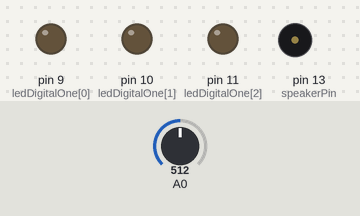
This sketch was run on a simulated Arduino Uno, built with avr-gcc and run on an emulated ATmega328P. Parts: output pins drawn as LEDs (lit = HIGH), buzzer (waves = sounding). The inputs (shaded band) are chosen by the test bench; at power-on: A0 = 512. Pins used as bus, display or sensor lines are not drawn; what the sketch prints to the serial monitor is not drawn.

Above: at 0.06 s.
Timing chart, 0 to 40.0 s (numbered marks = the images above):
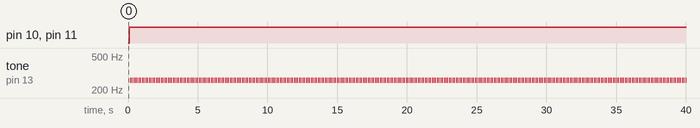

Measured:
- by itself, pin 10 (ledDigitalOne[1]), pin 11 (ledDigitalOne[2]): LOW → HIGH at 0.10 s
- by itself, tone on pin 13 (speakerPin): alternates 261 Hz for 0.04 s and silent for 0.08 s

The sketch:

Team5ArduinoProject1.ino
```cpp
/*     ---------------------------------------------------------
 *     |  Arduino Experimentation Kit Temp Sensor             |
 *     |  CIRC-10 .: Temperature :. (TMP36 Temperature Sensor) |
 *     ---------------------------------------------------------
 *
 *  A simple program to output the current temperature to the IDE's debug window
 *
 *  For more details on this circuit: http://tinyurl.com/c89tvd
 */
\
//TMP36 Pin Variables
int temperaturePin = 0; //the analog pin the TMP36's Vout (sense) pin is connected to
                        //the resolution is 10 mV / degree centigrade
                        //(500 mV offset) to make negative temperatures an option

int ledDigitalOne[] = {9, 10, 11}; //the three digital pins of the digital LED
                                   //9 = redPin, 10 = greenPin, 11 = bluePin

const boolean ON = LOW;     //Define on as LOW (this is because we use a common
                            //Anode RGB LED (common pin is connected to +5 volts))
const boolean OFF = HIGH;   //Define off as HIGH

//Predefined Colors
const boolean RED[] = {ON, OFF, OFF};
const boolean GREEN[] = {OFF, ON, OFF};
const boolean YELLOW[] = {ON, ON, OFF};
const boolean BLACK[] = {OFF, OFF, OFF};

//An Array that stores the predefined colors (allows us to later randomly display a color)
const boolean* COLORS[] = {RED, GREEN, YELLOW, BLACK};


// Initialize the speaker pin. ???
int speakerPin = 13;

int length = 1; //Only one note
char notes[] = "c"; // notes and beats are kept as arrays in case the user wants to adjust the alarm for other purposes.
int beats[] = {1};
int tempo = 20;


void playTone(int tone, int duration) {
  for (long i = 0; i < duration * 1000L; i += tone * 2) {
    digitalWrite(speakerPin, HIGH);
    delayMicroseconds(tone);
    digitalWrite(speakerPin, LOW);
    delayMicroseconds(tone);
  }
}

void playNote(char note, int duration) {
  char names[] = {'c'};
  int tones[] = {1915};
// play the tone corresponding to the note name
  for (int i = 0; i < 1; i++) {
    if (names[i] == note) {
      playTone(tones[i], duration);
    }
  }
}

void setup()
{
  Serial.begin(9600);  //Start the serial connection with the copmuter
                       //The temperature can be monitored by opening the serial monitor.

   for(int i = 0; i < 3; i++){
   pinMode(ledDigitalOne[i], OUTPUT);   //Set the three LED pins as outputs
  }
  // Set up output pin for the piezo element
  pinMode(speakerPin, OUTPUT);
}

void loop()                     // run over and over again
{
   float temperature = getVoltage(temperaturePin);  //getting the voltage reading from the temperature sensor
   temperature = (temperature - .5) * 100;          //converting from 10 mv per degree with 500 mV offset;to degrees ((volatge - 500mV) times 100)
   Serial.println(temperature);                     //printing the result
   delay(100); // this provides ample time for . . .


/*
 * The following branching statements are used by the program to execute a certain task
 * base on the current temperature.
 */
   if ((temperature > 21.0) && (temperature < 29.0)) { //This range is the "safe range" for temperature.
    setColor(ledDigitalOne, GREEN);
   }
   else if (((temperature > 20.0) && (temperature < 20.9)) || ((temperature > 29.1) && (temperature < 30.0))) {
    // The following four lines set the RGB LED to YELLOW for 500 milliseconds, then to BLACK for 500 milliseconds.
    // This essentially gives the effect of a flashing yellow light
    setColor(ledDigitalOne, YELLOW);
    delay(500);
    setColor(ledDigitalOne, BLACK); // Essentially, the LED is off
    delay(500);
   }
   else {
    setColor(ledDigitalOne, RED);
    // An alarm will sound at the current temperature ((temperature < 20.0) || (temperature > 30.0)).
    playNote(notes[0], beats[0] * tempo);
   }
}


// getVoltage() - returns the voltage on the analog input defined by
float getVoltage(int pin){
   return (analogRead(pin) * .004882814); //converting from a 0 to 1023 digital range
                                          // to 0 to 5 volts (each 1 reading equals ~ 5 millivolts
}

void setColor(int* led, boolean* color){
   for(int i = 0; i < 3; i++){
     digitalWrite(led[i], color[i]);
   }
}
```
